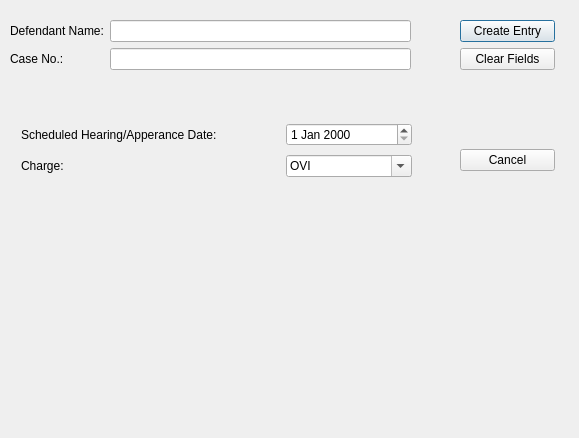
<?xml version="1.0" encoding="UTF-8"?>
<ui version="4.0">
 <class>FailureToAppearDialog</class>
 <widget class="QDialog" name="FailureToAppearDialog">
  <property name="geometry">
   <rect>
    <x>0</x>
    <y>0</y>
    <width>579</width>
    <height>438</height>
   </rect>
  </property>
  <property name="windowTitle">
   <string>Failure To Appear</string>
  </property>
  <widget class="QWidget" name="layoutWidget_2">
   <property name="geometry">
    <rect>
     <x>460</x>
     <y>20</y>
     <width>95</width>
     <height>151</height>
    </rect>
   </property>
   <layout class="QVBoxLayout" name="verticalLayout">
    <item>
     <widget class="QPushButton" name="pushButton">
      <property name="text">
       <string>Create Entry</string>
      </property>
     </widget>
    </item>
    <item>
     <widget class="QPushButton" name="pushButton_2">
      <property name="text">
       <string>Clear Fields</string>
      </property>
     </widget>
    </item>
    <item>
     <spacer name="verticalSpacer">
      <property name="orientation">
       <enum>Qt::Vertical</enum>
      </property>
      <property name="sizeHint" stdset="0">
       <size>
        <width>20</width>
        <height>58</height>
       </size>
      </property>
     </spacer>
    </item>
    <item>
     <widget class="QPushButton" name="pushButton_3">
      <property name="text">
       <string>Cancel</string>
      </property>
     </widget>
    </item>
   </layout>
  </widget>
  <widget class="QWidget" name="layoutWidget">
   <property name="geometry">
    <rect>
     <x>5</x>
     <y>15</y>
     <width>411</width>
     <height>71</height>
    </rect>
   </property>
   <layout class="QFormLayout" name="formLayout">
    <property name="leftMargin">
     <number>5</number>
    </property>
    <property name="topMargin">
     <number>5</number>
    </property>
    <property name="rightMargin">
     <number>5</number>
    </property>
    <property name="bottomMargin">
     <number>5</number>
    </property>
    <item row="0" column="0">
     <widget class="QLabel" name="label">
      <property name="text">
       <string>Defendant Name:</string>
      </property>
     </widget>
    </item>
    <item row="0" column="1">
     <widget class="QLineEdit" name="defendant_name"/>
    </item>
    <item row="1" column="0">
     <widget class="QLabel" name="label_2">
      <property name="text">
       <string>Case No.:</string>
      </property>
     </widget>
    </item>
    <item row="1" column="1">
     <widget class="QLineEdit" name="case_no"/>
    </item>
   </layout>
  </widget>
  <widget class="QWidget" name="">
   <property name="geometry">
    <rect>
     <x>21</x>
     <y>120</y>
     <width>391</width>
     <height>61</height>
    </rect>
   </property>
   <layout class="QGridLayout" name="gridLayout">
    <item row="0" column="0" colspan="2">
     <widget class="QLabel" name="label_3">
      <property name="text">
       <string>Scheduled Hearing/Apperance Date: </string>
      </property>
     </widget>
    </item>
    <item row="0" column="2">
     <widget class="QDateEdit" name="dateEdit"/>
    </item>
    <item row="1" column="0">
     <widget class="QLabel" name="label_4">
      <property name="text">
       <string>Charge:</string>
      </property>
     </widget>
    </item>
    <item row="1" column="2">
     <widget class="QComboBox" name="primary_charge">
      <property name="enabled">
       <bool>true</bool>
      </property>
      <property name="editable">
       <bool>true</bool>
      </property>
      <item>
       <property name="text">
        <string>OVI</string>
       </property>
      </item>
      <item>
       <property name="text">
        <string>Failure to Control</string>
       </property>
      </item>
     </widget>
    </item>
   </layout>
  </widget>
 </widget>
 <resources/>
 <connections>
  <connection>
   <sender>pushButton</sender>
   <signal>clicked()</signal>
   <receiver>FailureToAppearDialog</receiver>
   <slot>createEntry()</slot>
   <hints>
    <hint type="sourcelabel">
     <x>476</x>
     <y>32</y>
    </hint>
    <hint type="destinationlabel">
     <x>497</x>
     <y>5</y>
    </hint>
   </hints>
  </connection>
  <connection>
   <sender>pushButton_2</sender>
   <signal>clicked()</signal>
   <receiver>defendant_name</receiver>
   <slot>clear()</slot>
   <hints>
    <hint type="sourcelabel">
     <x>498</x>
     <y>68</y>
    </hint>
    <hint type="destinationlabel">
     <x>321</x>
     <y>23</y>
    </hint>
   </hints>
  </connection>
  <connection>
   <sender>pushButton_2</sender>
   <signal>clicked()</signal>
   <receiver>case_no</receiver>
   <slot>clear()</slot>
   <hints>
    <hint type="sourcelabel">
     <x>523</x>
     <y>71</y>
    </hint>
    <hint type="destinationlabel">
     <x>354</x>
     <y>63</y>
    </hint>
   </hints>
  </connection>
  <connection>
   <sender>pushButton_3</sender>
   <signal>clicked()</signal>
   <receiver>FailureToAppearDialog</receiver>
   <slot>reject()</slot>
   <hints>
    <hint type="sourcelabel">
     <x>484</x>
     <y>154</y>
    </hint>
    <hint type="destinationlabel">
     <x>521</x>
     <y>134</y>
    </hint>
   </hints>
  </connection>
 </connections>
 <slots>
  <slot>createEntry()</slot>
 </slots>
</ui>
